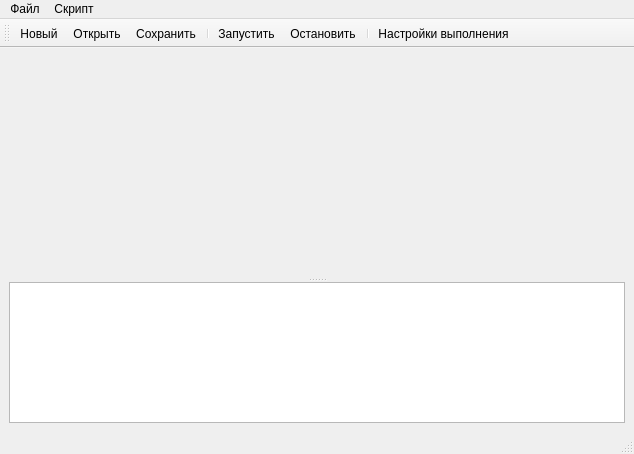
<?xml version="1.0" encoding="UTF-8"?>
<ui version="4.0">
 <class>ScriptEditor</class>
 <widget class="QMainWindow" name="ScriptEditor">
  <property name="geometry">
   <rect>
    <x>0</x>
    <y>0</y>
    <width>634</width>
    <height>454</height>
   </rect>
  </property>
  <property name="windowTitle">
   <string>Редактор скрипта</string>
  </property>
  <widget class="QWidget" name="centralwidget">
   <layout class="QVBoxLayout" name="verticalLayout">
    <item>
     <widget class="QSplitter" name="splitter">
      <property name="orientation">
       <enum>Qt::Vertical</enum>
      </property>
      <widget class="QsciScintilla" name="editor" native="true">
       <property name="sizePolicy">
        <sizepolicy hsizetype="Preferred" vsizetype="Preferred">
         <horstretch>0</horstretch>
         <verstretch>30</verstretch>
        </sizepolicy>
       </property>
      </widget>
      <widget class="QPlainTextEdit" name="console">
       <property name="sizePolicy">
        <sizepolicy hsizetype="Expanding" vsizetype="Expanding">
         <horstretch>0</horstretch>
         <verstretch>3</verstretch>
        </sizepolicy>
       </property>
      </widget>
     </widget>
    </item>
   </layout>
  </widget>
  <widget class="QMenuBar" name="menubar">
   <property name="geometry">
    <rect>
     <x>0</x>
     <y>0</y>
     <width>634</width>
     <height>21</height>
    </rect>
   </property>
   <widget class="QMenu" name="menu">
    <property name="title">
     <string>Файл</string>
    </property>
    <addaction name="action_New"/>
    <addaction name="action_Open"/>
    <addaction name="action_Save"/>
    <addaction name="action_SaveAs"/>
    <addaction name="separator"/>
    <addaction name="action_Close"/>
   </widget>
   <widget class="QMenu" name="menu_2">
    <property name="title">
     <string>Скрипт</string>
    </property>
    <addaction name="action_Run"/>
    <addaction name="action_Stop"/>
    <addaction name="separator"/>
    <addaction name="action_Setting"/>
   </widget>
   <addaction name="menu"/>
   <addaction name="menu_2"/>
  </widget>
  <widget class="QStatusBar" name="statusbar"/>
  <widget class="QToolBar" name="toolBar">
   <property name="windowTitle">
    <string>toolBar</string>
   </property>
   <attribute name="toolBarArea">
    <enum>TopToolBarArea</enum>
   </attribute>
   <attribute name="toolBarBreak">
    <bool>false</bool>
   </attribute>
   <addaction name="action_New"/>
   <addaction name="action_Open"/>
   <addaction name="action_Save"/>
   <addaction name="separator"/>
   <addaction name="action_Run"/>
   <addaction name="action_Stop"/>
   <addaction name="separator"/>
   <addaction name="action_Setting"/>
  </widget>
  <action name="action_New">
   <property name="icon">
    <iconset resource="elam_emulator.qrc">
     <normaloff>:/icons/filenew.png</normaloff>:/icons/filenew.png</iconset>
   </property>
   <property name="text">
    <string>Новый</string>
   </property>
  </action>
  <action name="action_Open">
   <property name="icon">
    <iconset resource="elam_emulator.qrc">
     <normaloff>:/icons/fileopen.png</normaloff>:/icons/fileopen.png</iconset>
   </property>
   <property name="text">
    <string>Открыть...</string>
   </property>
  </action>
  <action name="action_Save">
   <property name="icon">
    <iconset resource="elam_emulator.qrc">
     <normaloff>:/icons/filesave.png</normaloff>:/icons/filesave.png</iconset>
   </property>
   <property name="text">
    <string>Сохранить</string>
   </property>
  </action>
  <action name="action_Close">
   <property name="text">
    <string>Закрыть</string>
   </property>
  </action>
  <action name="action_Run">
   <property name="icon">
    <iconset resource="elam_emulator.qrc">
     <normaloff>:/icons/player_play.png</normaloff>:/icons/player_play.png</iconset>
   </property>
   <property name="text">
    <string>Запустить</string>
   </property>
  </action>
  <action name="action_Stop">
   <property name="icon">
    <iconset resource="elam_emulator.qrc">
     <normaloff>:/icons/player_stop.png</normaloff>:/icons/player_stop.png</iconset>
   </property>
   <property name="text">
    <string>Остановить</string>
   </property>
  </action>
  <action name="action_Setting">
   <property name="icon">
    <iconset resource="elam_emulator.qrc">
     <normaloff>:/icons/favicon_settings.png</normaloff>:/icons/favicon_settings.png</iconset>
   </property>
   <property name="text">
    <string>Настройки выполнения...</string>
   </property>
  </action>
  <action name="action_SaveAs">
   <property name="text">
    <string>Сохранить как...</string>
   </property>
  </action>
 </widget>
 <customwidgets>
  <customwidget>
   <class>QsciScintilla</class>
   <extends>QWidget</extends>
   <header>Qsci/qsciscintilla.h</header>
   <container>1</container>
  </customwidget>
 </customwidgets>
 <resources>
  <include location="elam_emulator.qrc"/>
 </resources>
 <connections/>
</ui>
